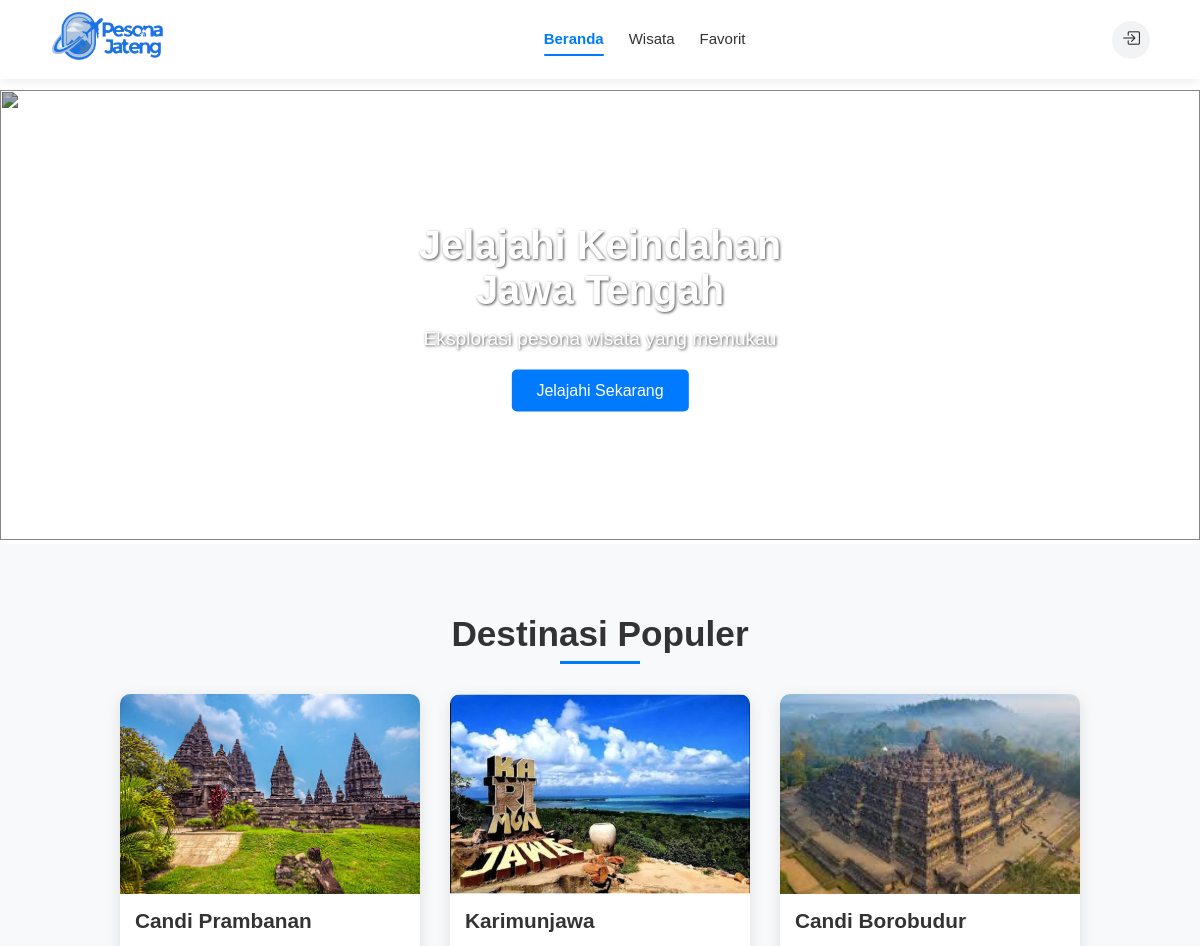
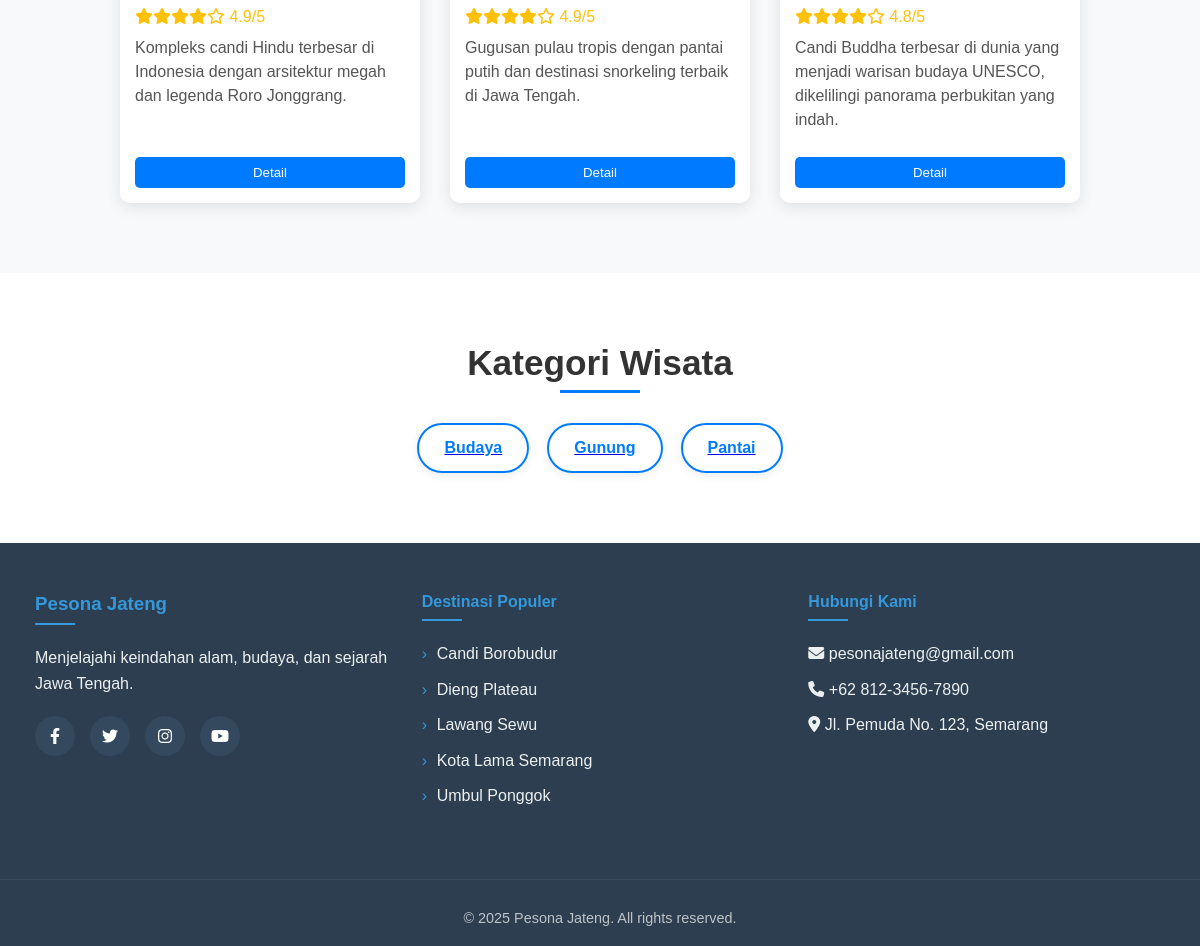
The app's page /users/home/index.php with its own data (2 pictures, top to bottom).
### tables this page shows
CREATE TABLE `wisata` (
  `id_wisata` int(11) NOT NULL,
  `nama_wisata` varchar(255) NOT NULL,
  `lokasi` varchar(255) NOT NULL,
  `deskripsi` text NOT NULL,
  `gambar` varchar(255) NOT NULL,
  `tanggal_ditambahkan` datetime NOT NULL,
  `id_kategori` int(11) DEFAULT NULL,
  `rating` decimal(2,1) DEFAULT 0.0
);

CREATE TABLE `kategori` (
  `id_kategori` int(11) NOT NULL,
  `nama_kategori` varchar(100) NOT NULL
);

### users/home/index.php (the view, shortened to what this page needs)
<!DOCTYPE html>
<html lang="id">
<head>
  <link rel="stylesheet" href="../css/stylenavbar.css">
  <link rel="stylesheet" href="https://cdnjs.cloudflare.com/ajax/libs/font-awesome/6.4.0/css/all.min.css">
  <link rel="stylesheet" href="../layouts/footer.css">
</head>
<body>
  <?php include '../layouts/navbar/index.php'; ?>
  <main>
    <section class="hero">
      <img src="../assets/img/banner.jpg">
      <div class="hero-text">
        <h2>Jelajahi Keindahan<br>Jawa Tengah</h2>
        <p>Eksplorasi pesona wisata yang memukau</p>
        <button onclick="scrollToSection('popular')">Jelajahi Sekarang</button>
      </div>
    </section>
    <section id="popular" class="popular">
      <h2>Destinasi Populer</h2>
      <div class="cards">
      <?php
        $sql = "SELECT * FROM wisata ORDER BY rating DESC LIMIT 3";
        $result = mysqli_query($conn, $sql);
        while($row = mysqli_fetch_assoc($result)) {
          echo '
          <div class="card">
            <img src="../../admin/pages/galeri/img/'.$row['gambar'].'">
            <div class="card-content">
              <h3>'.$row['nama_wisata'].'</h3>
              <div class="rating">';
                for ($i = 1; $i <= 5; $i++) {
                  echo ($i <= $row['rating'])
                    ? '<i class="fas fa-star"></i>'
                    : '<i class="far fa-star"></i>';
                }
          echo ' '.$row['rating'].'/5</div>
              <p>'.$row['deskripsi'].'</p>
            </div>
            <button onclick="showDetail('.$row['id_wisata'].')">Detail</button>
          </div>';
        }
      ?>
      </div>
    </section>
    <section class="kategori">
      <h2>Kategori Wisata</h2>
      <div class="kategori-container">
      <?php
        $sql = "SELECT * FROM kategori";
        $result = mysqli_query($conn, $sql);
        while ($row = mysqli_fetch_assoc($result)) {
            echo '
              <a href="../wisata/index.php?id_kategori='.$row['id_kategori'].'">
                <div class="kategori-item">'.$row['nama_kategori'].'</div>
              </a>';
        }
      ?>
      </div>
    </section>
  </main>
  <?php include '../layouts/footer.php'; ?>
</body>
</html>

### users/layouts/navbar/css/stylenavbar.css (style rules this page uses)
* { margin: 0; padding: 0; box-sizing: border-box; font-family: "Poppins", sans-serif; }

### users/home/index.php (style rules this page uses)
* { margin: 0; padding: 0; box-sizing: border-box; font-family: "Poppins", sans-serif; }
body { background-color: #fff; color: #333; }
main { margin-top: 90px; }
.hero { position: relative; text-align: center; overflow: hidden; }
.hero img { width: 100%; height: 450px; object-fit: cover; filter: brightness(70%); }
.hero-text { position: absolute; top: 50%; left: 50%; transform: translate(-50%, -50%); color: white; text-shadow: 1px 1px 3px rgba(0,0,0,0.7); }
.hero-text h2 { font-size: 2.5rem; margin-bottom: 15px; }
.hero-text p { margin-top: 10px; font-size: 1.2rem; }
.hero-text button { margin-top: 20px; padding: 12px 25px; background-color: #007BFF; border: none; color: white; border-radius: 5px; cursor: pointer; font-size: 1rem; transition: 0.3s; }
.popular { text-align: center; padding: 70px 20px; background-color: #f8f9fa; }
.popular h2 { margin-bottom: 40px; font-size: 2.2rem; position: relative; display: inline-block; }
.popular h2::after { content: ''; position: absolute; bottom: -10px; left: 50%; transform: translateX(-50%); width: 80px; height: 3px; background-color: #007BFF; }
.cards { display: flex; justify-content: center; flex-wrap: wrap; gap: 30px; }
.card { background: white; width: 300px; border-radius: 10px; overflow: hidden; box-shadow: 0 4px 15px rgba(0,0,0,0.1); text-align: left; display: flex; flex-direction: column; transition: 0.3s; }
.card img { width: 100%; height: 200px; object-fit: cover; transition: 0.5s; }
.card-content { flex: 1; }
.card h3 { padding: 15px; font-size: 1.3rem; min-height: 60px; }
.card .rating { padding: 0 15px; color: #FFC107; margin-bottom: 10px; }
.card p { padding: 0 15px 15px; color: #555; line-height: 1.5; min-height: 90px; }
.card button { margin: 10px 15px 15px; padding: 8px 16px; background: #007BFF; color: white; border: none; border-radius: 5px; cursor: pointer; transition: background 0.3s; }
.kategori { text-align: center; padding: 70px 20px; }
.kategori h2 { font-size: 2.2rem; margin-bottom: 40px; position: relative; display: inline-block; }
.kategori h2::after { content: ''; position: absolute; bottom: -10px; left: 50%; transform: translateX(-50%); width: 80px; height: 3px; background-color: #007BFF; }
.kategori-container { display: flex; flex-wrap: wrap; justify-content: center; gap: 18px; max-width: 1000px; margin: auto; }
.kategori-item { background: white; padding: 14px 25px; border: 2px solid #007BFF; color: #007BFF; border-radius: 30px; cursor: pointer; font-weight: 600; transition: all 0.3s ease; font-size: 1rem; box-shadow: 0 2px 10px rgba(0,0,0,0.08); }

### users/layouts/navbar/index.php (style rules this page uses)
* { margin: 0; padding: 0; box-sizing: border-box; font-family: 'Poppins', sans-serif; }

### records on screen
wisata: gambar (picture), nama_wisata "Candi Prambanan", rating "4.9", deskripsi "Kompleks candi Hindu terbesar di Indonesia dengan arsitektur megah dan legenda Roro Jonggrang."
wisata: gambar (picture), nama_wisata "Karimunjawa", rating "4.9", deskripsi "Gugusan pulau tropis dengan pantai putih dan destinasi snorkeling terbaik di Jawa Tengah."
wisata: gambar (picture), nama_wisata "Candi Borobudur", rating "4.8", deskripsi "Candi Buddha terbesar di dunia yang menjadi warisan budaya UNESCO, dikelilingi panorama perbukitan yang indah."
kategori: nama_kategori "Budaya"
kategori: nama_kategori "Gunung"
kategori: nama_kategori "Pantai"
